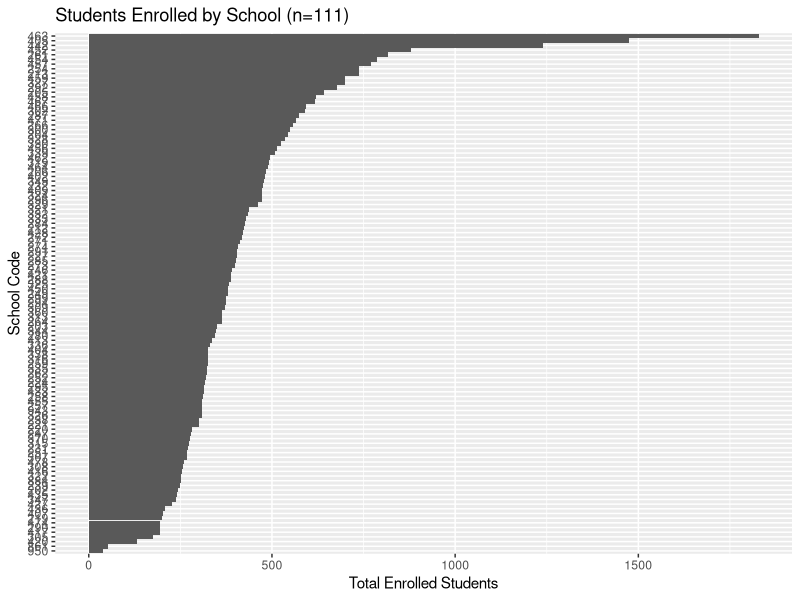
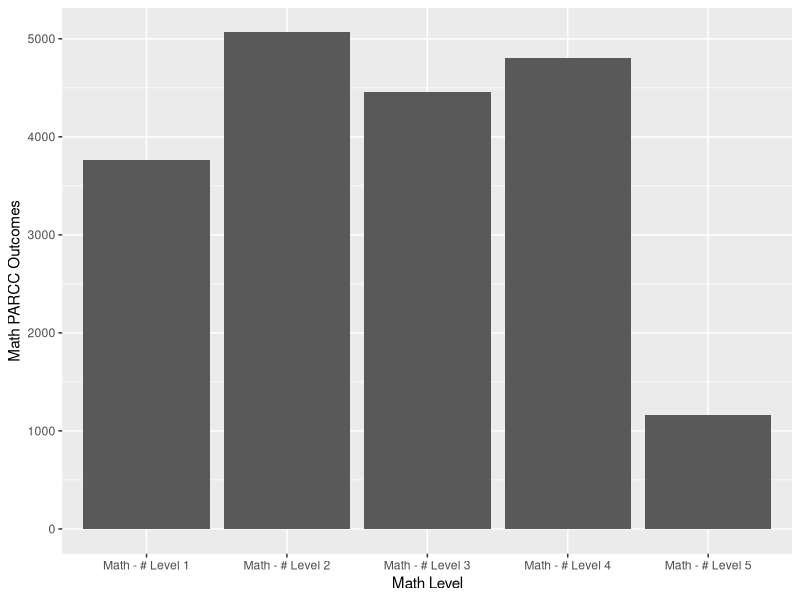
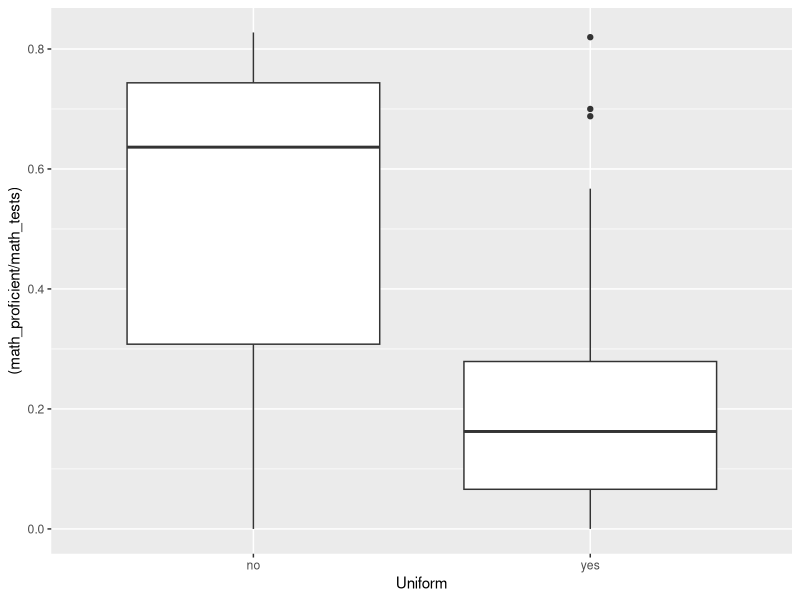
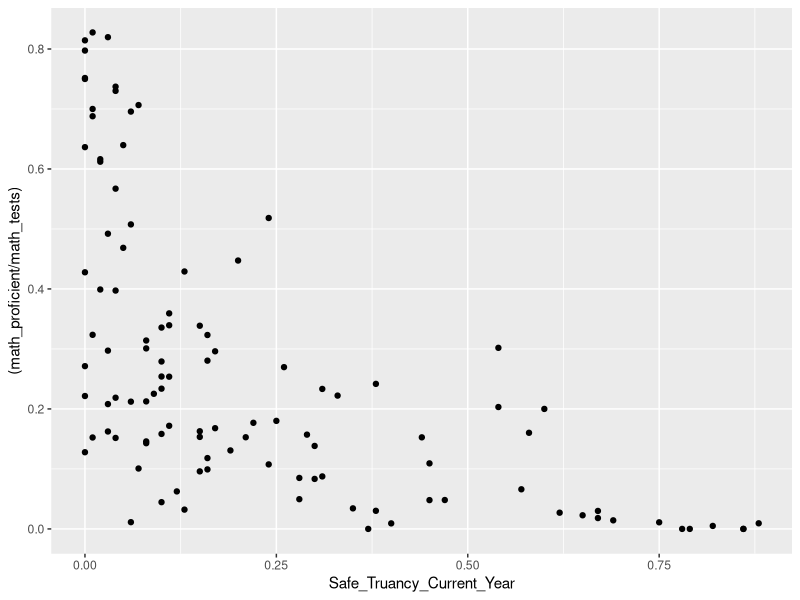
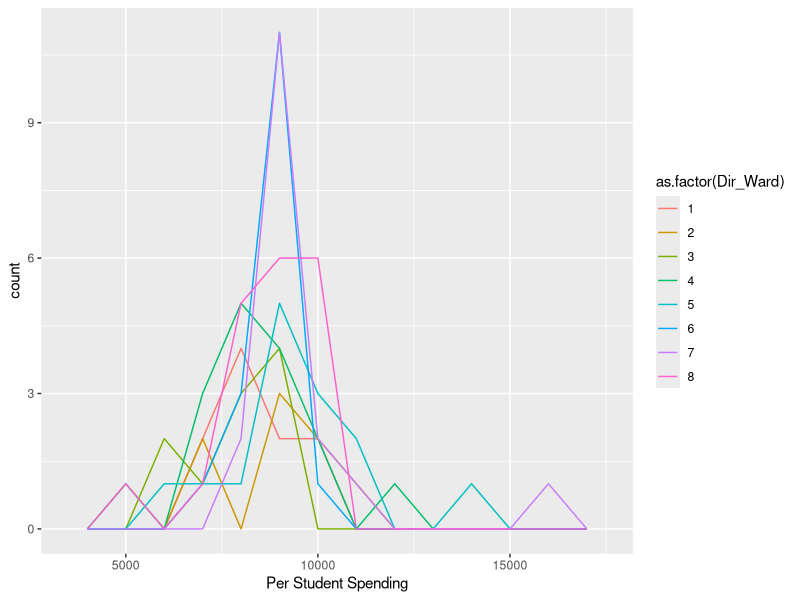
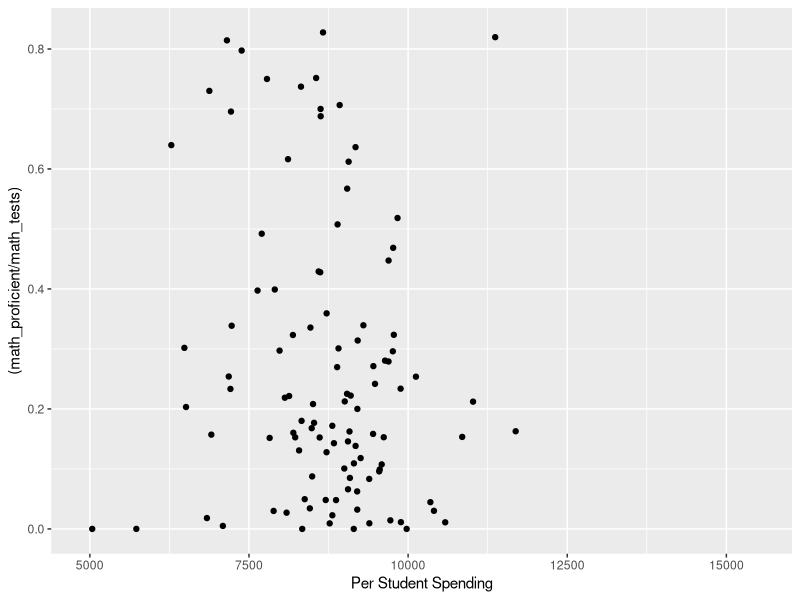
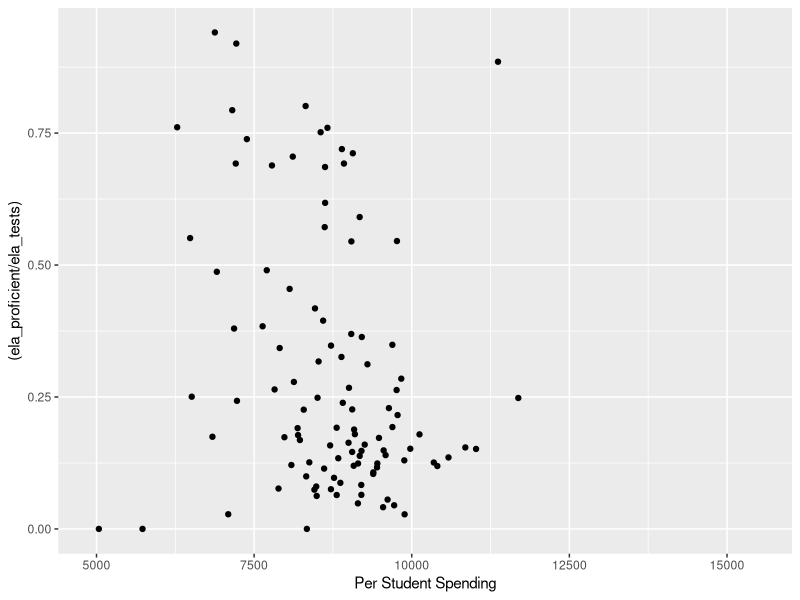

These charts were generated, in order, by the following R code:
## ---- chunk 1
knitr::opts_chunk$set(
  echo = TRUE,
  message = FALSE,
  warning = FALSE
)

library(tidyverse)
library(scales)

scores <- read_csv("data/DC/dcps_parcc_scores_all_grades_17_18.csv", na = c("n < 10")) %>% 
  filter(Grade == "ALL") %>% #Show all grades
  select(-Grade) %>%
  filter(`School Code` != "DCPS") %>%
  mutate(`School Code` = as.numeric(`School Code`))

schools <- read_csv("data/DC/dcps_school_scorecard_17_18_trimmed.csv") 

enrollment <- read_csv("data/DC/enrollment-data-17-18.csv") %>% select(-Name)

budget <- read_csv("data/DC/dcpsbudget.ourdcschools.org-budget-data.csv") %>% 
  filter(YEAR == 2018) %>% 
  select(-WARD, SCHOOLNAME, -LAT,-LON,-YEAR ) %>%
  mutate(`Per Student Spending`=AMT_ENROLLMENT/TOTALENROLLMENT)

dc <- scores %>% left_join(schools, by=c("School Code" = "Dir_School_Code")) %>%
  left_join(enrollment, by=c("School Code" = "Code")) %>%
  mutate(ela_tests = `# of English Language Arts (ELA) Test Takers`,
         ela_proficient = `ELA # Proficient`,
         math_tests = `# Math Test Takers`,
         math_proficient = `Math - # Proficient`,
         Uniform = as.factor(Uniform)) %>%
  mutate(Safe_Truancy_Current_Year = as.numeric(sub("%", Safe_Truancy_Current_Year, replacement="")) / 100) %>%
  left_join(budget, by=c("School Code" = "SCHOOLCODE"))

## ---- chunk 2

ggplot(dc) + geom_col(width=1,aes(x=reorder(as.factor(`School Code`),`Total Enrolled`), y=`Total Enrolled`)) + coord_flip() + xlab("School Code") + ylab("Total Enrolled Students") + labs(title="Students Enrolled by School (n=111)")

## ---- chunk 3
summary(dc$`Total Enrolled`)
## ---- chunk 4
dc_math <- dc %>% gather(key=`Math Level`, value=`Math PARCC Outcomes`, `Math - # Level 1`, `Math - # Level 2`, `Math - # Level 3`, `Math - # Level 4`, `Math - # Level 4`, `Math - # Level 5`) %>% select(`Math Level`, `Math PARCC Outcomes`)

ggplot(dc_math) + geom_col(aes(x=`Math Level`, y=`Math PARCC Outcomes`))
## ---- chunk 5
dc %>% group_by(Dir_Ward) %>% summarise(`ELA Test Takers`=sum(`# of English Language Arts (ELA) Test Takers`, na.rm=T), 
                                             `ELA Proficient`=sum(`ELA # Proficient`, na.rm=T)) %>%
  mutate(`% ELA Proficient` = percent(`ELA Proficient` / `ELA Test Takers`)) %>%
  arrange(`% ELA Proficient`)
## ---- chunk 6
dc %>% group_by(Dir_Ward) %>% summarise(`Math Test Takers`=sum(`# Math Test Takers`, na.rm=T), 
                                             `Math Proficient`=sum(`Math - # Proficient`, na.rm=T)) %>%
  mutate(`% Math Proficient` = percent(`Math Proficient` / `Math Test Takers`)) %>%
  arrange(`% Math Proficient`)
## ---- chunk 7
dc %>% count(Uniform)
## ---- chunk 8
  ggplot(dc) + geom_boxplot(aes(x = Uniform, y=  (math_proficient/math_tests)))
## ---- chunk 9
ggplot(dc) + geom_point(aes(x = Safe_Truancy_Current_Year, y = (math_proficient/math_tests)))
## ---- chunk 10
ggplot(dc %>% select(`Per Student Spending`, Dir_Ward),aes(`Per Student Spending`, color = as.factor(Dir_Ward)), omit.na=T) + geom_freqpoly(binwidth=1000)
## ---- chunk 11
summary(dc$`Per Student Spending`)
## ---- chunk 12
ggplot(dc) + geom_point(aes(x=`Per Student Spending`, y=(math_proficient/math_tests)))
## ---- chunk 13
ggplot(dc) + geom_point(aes(x=`Per Student Spending`, y=(ela_proficient/ela_tests)))
